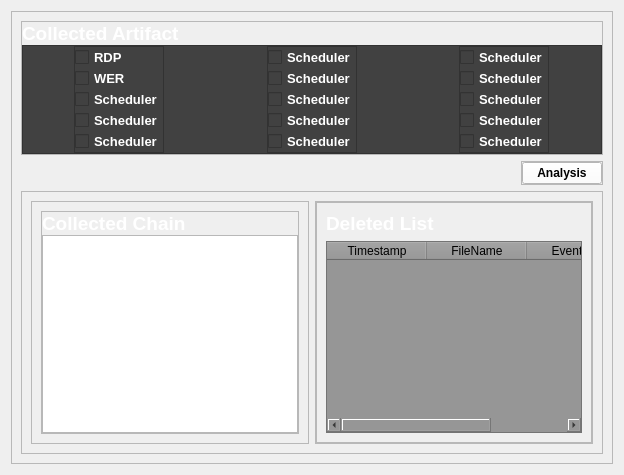
            <widget class="QWidget" name="page_3">
             <layout class="QVBoxLayout" name="verticalLayout_8">
              <item>
               <widget class="QFrame" name="frame_14">
                <property name="frameShape">
                 <enum>QFrame::StyledPanel</enum>
                </property>
                <property name="frameShadow">
                 <enum>QFrame::Raised</enum>
                </property>
                <layout class="QVBoxLayout" name="verticalLayout_21">
                 <item>
                  <widget class="QFrame" name="frame_15">
                   <property name="sizePolicy">
                    <sizepolicy hsizetype="Preferred" vsizetype="Preferred">
                     <horstretch>0</horstretch>
                     <verstretch>0</verstretch>
                    </sizepolicy>
                   </property>
                   <property name="frameShape">
                    <enum>QFrame::StyledPanel</enum>
                   </property>
                   <property name="frameShadow">
                    <enum>QFrame::Raised</enum>
                   </property>
                   <layout class="QVBoxLayout" name="verticalLayout_16">
                    <property name="spacing">
                     <number>0</number>
                    </property>
                    <property name="leftMargin">
                     <number>0</number>
                    </property>
                    <property name="topMargin">
                     <number>0</number>
                    </property>
                    <property name="rightMargin">
                     <number>0</number>
                    </property>
                    <property name="bottomMargin">
                     <number>0</number>
                    </property>
                    <item alignment="Qt::AlignTop">
                     <widget class="QLabel" name="label_15">
                      <property name="font">
                       <font>
                        <pointsize>14</pointsize>
                        <weight>75</weight>
                        <bold>true</bold>
                       </font>
                      </property>
                      <property name="styleSheet">
                       <string notr="true">color: #FFFFFF</string>
                      </property>
                      <property name="text">
                       <string>Collected Artifact</string>
                      </property>
                     </widget>
                    </item>
                    <item>
                     <widget class="QFrame" name="frame_9">
                      <property name="sizePolicy">
                       <sizepolicy hsizetype="Preferred" vsizetype="Expanding">
                        <horstretch>0</horstretch>
                        <verstretch>0</verstretch>
                       </sizepolicy>
                      </property>
                      <property name="styleSheet">
                       <string notr="true">background-color: rgb(65, 65, 65);</string>
                      </property>
                      <property name="frameShape">
                       <enum>QFrame::StyledPanel</enum>
                      </property>
                      <property name="frameShadow">
                       <enum>QFrame::Raised</enum>
                      </property>
                      <layout class="QHBoxLayout" name="horizontalLayout_8">
                       <property name="spacing">
                        <number>0</number>
                       </property>
                       <property name="leftMargin">
                        <number>0</number>
                       </property>
                       <property name="topMargin">
                        <number>0</number>
                       </property>
                       <property name="rightMargin">
                        <number>0</number>
                       </property>
                       <property name="bottomMargin">
                        <number>0</number>
                       </property>
                       <item alignment="Qt::AlignHCenter">
                        <widget class="QFrame" name="frame_24">
                         <property name="sizePolicy">
                          <sizepolicy hsizetype="Expanding" vsizetype="Preferred">
                           <horstretch>0</horstretch>
                           <verstretch>0</verstretch>
                          </sizepolicy>
                         </property>
                         <property name="frameShape">
                          <enum>QFrame::StyledPanel</enum>
                         </property>
                         <property name="frameShadow">
                          <enum>QFrame::Raised</enum>
                         </property>
                         <layout class="QVBoxLayout" name="verticalLayout_17">
                          <property name="spacing">
                           <number>0</number>
                          </property>
                          <property name="leftMargin">
                           <number>0</number>
                          </property>
                          <property name="topMargin">
                           <number>0</number>
                          </property>
                          <property name="rightMargin">
                           <number>0</number>
                          </property>
                          <property name="bottomMargin">
                           <number>0</number>
                          </property>
                          <item>
                           <widget class="QCheckBox" name="checkBox">
                            <property name="font">
                             <font>
                              <pointsize>10</pointsize>
                              <weight>75</weight>
                              <bold>true</bold>
                             </font>
                            </property>
                            <property name="styleSheet">
                             <string notr="true">color: rgb(255, 255, 255);</string>
                            </property>
                            <property name="text">
                             <string>RDP</string>
                            </property>
                           </widget>
                          </item>
                          <item>
                           <widget class="QCheckBox" name="checkBox_2">
                            <property name="font">
                             <font>
                              <pointsize>10</pointsize>
                              <weight>75</weight>
                              <bold>true</bold>
                             </font>
                            </property>
                            <property name="styleSheet">
                             <string notr="true">color: rgb(255, 255, 255);</string>
                            </property>
                            <property name="text">
                             <string>WER</string>
                            </property>
                           </widget>
                          </item>
                          <item>
                           <widget class="QCheckBox" name="checkBox_3">
                            <property name="font">
                             <font>
                              <pointsize>10</pointsize>
                              <weight>75</weight>
                              <bold>true</bold>
                             </font>
                            </property>
                            <property name="styleSheet">
                             <string notr="true">color: rgb(255, 255, 255);</string>
                            </property>
                            <property name="text">
                             <string>Scheduler</string>
                            </property>
                           </widget>
                          </item>
                          <item>
                           <widget class="QCheckBox" name="checkBox_4">
                            <property name="font">
                             <font>
                              <pointsize>10</pointsize>
                              <weight>75</weight>
                              <bold>true</bold>
                             </font>
                            </property>
                            <property name="styleSheet">
                             <string notr="true">color: rgb(255, 255, 255);</string>
                            </property>
                            <property name="text">
                             <string>Scheduler</string>
                            </property>
                           </widget>
                          </item>
                          <item>
                           <widget class="QCheckBox" name="checkBox_5">
                            <property name="font">
                             <font>
                              <pointsize>10</pointsize>
                              <weight>75</weight>
                              <bold>true</bold>
                             </font>
                            </property>
                            <property name="styleSheet">
                             <string notr="true">color: rgb(255, 255, 255);</string>
                            </property>
                            <property name="text">
                             <string>Scheduler</string>
                            </property>
                           </widget>
                          </item>
                         </layout>
                        </widget>
                       </item>
                       <item alignment="Qt::AlignHCenter">
                        <widget class="QFrame" name="frame_25">
                         <property name="sizePolicy">
                          <sizepolicy hsizetype="Expanding" vsizetype="Preferred">
                           <horstretch>0</horstretch>
                           <verstretch>0</verstretch>
                          </sizepolicy>
                         </property>
                         <property name="frameShape">
                          <enum>QFrame::StyledPanel</enum>
                         </property>
                         <property name="frameShadow">
                          <enum>QFrame::Raised</enum>
                         </property>
                         <layout class="QVBoxLayout" name="verticalLayout_31">
                          <property name="spacing">
                           <number>0</number>
                          </property>
                          <property name="leftMargin">
                           <number>0</number>
                          </property>
                          <property name="topMargin">
                           <number>0</number>
                          </property>
                          <property name="rightMargin">
                           <number>0</number>
                          </property>
                          <property name="bottomMargin">
                           <number>0</number>
                          </property>
                          <item>
                           <widget class="QCheckBox" name="checkBox_7">
                            <property name="font">
                             <font>
                              <pointsize>10</pointsize>
                              <weight>75</weight>
                              <bold>true</bold>
                             </font>
                            </property>
                            <property name="styleSheet">
                             <string notr="true">color: rgb(255, 255, 255);</string>
                            </property>
                            <property name="text">
                             <string>Scheduler</string>
                            </property>
                           </widget>
                          </item>
                          <item>
                           <widget class="QCheckBox" name="checkBox_6">
                            <property name="font">
                             <font>
                              <pointsize>10</pointsize>
                              <weight>75</weight>
                              <bold>true</bold>
                             </font>
                            </property>
                            <property name="styleSheet">
                             <string notr="true">color: rgb(255, 255, 255);</string>
                            </property>
                            <property name="text">
                             <string>Scheduler</string>
                            </property>
                           </widget>
                          </item>
                          <item>
                           <widget class="QCheckBox" name="checkBox_8">
                            <property name="font">
                             <font>
                              <pointsize>10</pointsize>
                              <weight>75</weight>
                              <bold>true</bold>
                             </font>
                            </property>
                            <property name="styleSheet">
                             <string notr="true">color: rgb(255, 255, 255);</string>
                            </property>
                            <property name="text">
                             <string>Scheduler</string>
                            </property>
                           </widget>
                          </item>
                          <item>
                           <widget class="QCheckBox" name="checkBox_9">
                            <property name="font">
                             <font>
                              <pointsize>10</pointsize>
                              <weight>75</weight>
                              <bold>true</bold>
                             </font>
                            </property>
                            <property name="styleSheet">
                             <string notr="true">color: rgb(255, 255, 255);</string>
                            </property>
                            <property name="text">
                             <string>Scheduler</string>
                            </property>
                           </widget>
                          </item>
                          <item>
                           <widget class="QCheckBox" name="checkBox_10">
                            <property name="font">
                             <font>
                              <pointsize>10</pointsize>
                              <weight>75</weight>
                              <bold>true</bold>
                             </font>
                            </property>
                            <property name="styleSheet">
                             <string notr="true">color: rgb(255, 255, 255);</string>
                            </property>
                            <property name="text">
                             <string>Scheduler</string>
                            </property>
                           </widget>
                          </item>
                         </layout>
                        </widget>
                       </item>
                       <item alignment="Qt::AlignHCenter">
                        <widget class="QFrame" name="frame_26">
                         <property name="sizePolicy">
                          <sizepolicy hsizetype="Expanding" vsizetype="Preferred">
                           <horstretch>0</horstretch>
                           <verstretch>0</verstretch>
                          </sizepolicy>
                         </property>
                         <property name="frameShape">
                          <enum>QFrame::StyledPanel</enum>
                         </property>
                         <property name="frameShadow">
                          <enum>QFrame::Raised</enum>
                         </property>
                         <layout class="QVBoxLayout" name="verticalLayout_32">
                          <property name="spacing">
                           <number>0</number>
                          </property>
                          <property name="leftMargin">
                           <number>0</number>
                          </property>
                          <property name="topMargin">
                           <number>0</number>
                          </property>
                          <property name="rightMargin">
                           <number>0</number>
                          </property>
                          <property name="bottomMargin">
                           <number>0</number>
                          </property>
                          <item>
                           <widget class="QCheckBox" name="checkBox_12">
                            <property name="font">
                             <font>
                              <pointsize>10</pointsize>
                              <weight>75</weight>
                              <bold>true</bold>
                             </font>
                            </property>
                            <property name="styleSheet">
                             <string notr="true">color: rgb(255, 255, 255);</string>
                            </property>
                            <property name="text">
                             <string>Scheduler</string>
                            </property>
                           </widget>
                          </item>
                          <item>
                           <widget class="QCheckBox" name="checkBox_11">
                            <property name="font">
                             <font>
                              <pointsize>10</pointsize>
                              <weight>75</weight>
                              <bold>true</bold>
                             </font>
                            </property>
                            <property name="styleSheet">
                             <string notr="true">color: rgb(255, 255, 255);</string>
                            </property>
                            <property name="text">
                             <string>Scheduler</string>
                            </property>
                           </widget>
                          </item>
                          <item>
                           <widget class="QCheckBox" name="checkBox_13">
                            <property name="font">
                             <font>
                              <pointsize>10</pointsize>
                              <weight>75</weight>
                              <bold>true</bold>
                             </font>
                            </property>
                            <property name="styleSheet">
                             <string notr="true">color: rgb(255, 255, 255);</string>
                            </property>
                            <property name="text">
                             <string>Scheduler</string>
                            </property>
                           </widget>
                          </item>
                          <item>
                           <widget class="QCheckBox" name="checkBox_14">
                            <property name="font">
                             <font>
                              <pointsize>10</pointsize>
                              <weight>75</weight>
                              <bold>true</bold>
                             </font>
                            </property>
                            <property name="styleSheet">
                             <string notr="true">color: rgb(255, 255, 255);</string>
                            </property>
                            <property name="text">
                             <string>Scheduler</string>
                            </property>
                           </widget>
                          </item>
                          <item>
                           <widget class="QCheckBox" name="checkBox_15">
                            <property name="font">
                             <font>
                              <pointsize>10</pointsize>
                              <weight>75</weight>
                              <bold>true</bold>
                             </font>
                            </property>
                            <property name="styleSheet">
                             <string notr="true">color: rgb(255, 255, 255);</string>
                            </property>
                            <property name="text">
                             <string>Scheduler</string>
                            </property>
                           </widget>
                          </item>
                         </layout>
                        </widget>
                       </item>
                      </layout>
                     </widget>
                    </item>
                   </layout>
                  </widget>
                 </item>
                 <item alignment="Qt::AlignRight|Qt::AlignVCenter">
                  <widget class="QFrame" name="frame_16">
                   <property name="frameShape">
                    <enum>QFrame::StyledPanel</enum>
                   </property>
                   <property name="frameShadow">
                    <enum>QFrame::Raised</enum>
                   </property>
                   <layout class="QVBoxLayout" name="verticalLayout_22">
                    <property name="spacing">
                     <number>0</number>
                    </property>
                    <property name="leftMargin">
                     <number>0</number>
                    </property>
                    <property name="topMargin">
                     <number>0</number>
                    </property>
                    <property name="rightMargin">
                     <number>0</number>
                    </property>
                    <property name="bottomMargin">
                     <number>0</number>
                    </property>
                    <item>
                     <widget class="QPushButton" name="pushButton_3">
                      <property name="font">
                       <font>
                        <weight>75</weight>
                        <bold>true</bold>
                       </font>
                      </property>
                      <property name="styleSheet">
                       <string notr="true">color: rgb(0, 0, 0);
background-color: rgb(255, 255, 255);</string>
                      </property>
                      <property name="text">
                       <string>Analysis</string>
                      </property>
                     </widget>
                    </item>
                   </layout>
                  </widget>
                 </item>
                 <item>
                  <widget class="QFrame" name="frame_17">
                   <property name="sizePolicy">
                    <sizepolicy hsizetype="Preferred" vsizetype="Expanding">
                     <horstretch>0</horstretch>
                     <verstretch>0</verstretch>
                    </sizepolicy>
                   </property>
                   <property name="frameShape">
                    <enum>QFrame::StyledPanel</enum>
                   </property>
                   <property name="frameShadow">
                    <enum>QFrame::Raised</enum>
                   </property>
                   <layout class="QHBoxLayout" name="horizontalLayout_6">
                    <item alignment="Qt::AlignLeft">
                     <widget class="QFrame" name="frame_18">
                      <property name="sizePolicy">
                       <sizepolicy hsizetype="Preferred" vsizetype="Expanding">
                        <horstretch>0</horstretch>
                        <verstretch>0</verstretch>
                       </sizepolicy>
                      </property>
                      <property name="frameShape">
                       <enum>QFrame::StyledPanel</enum>
                      </property>
                      <property name="frameShadow">
                       <enum>QFrame::Raised</enum>
                      </property>
                      <layout class="QVBoxLayout" name="verticalLayout_25">
                       <item>
                        <widget class="QFrame" name="frame_20">
                         <property name="frameShape">
                          <enum>QFrame::StyledPanel</enum>
                         </property>
                         <property name="frameShadow">
                          <enum>QFrame::Raised</enum>
                         </property>
                         <layout class="QVBoxLayout" name="verticalLayout_26">
                          <property name="spacing">
                           <number>0</number>
                          </property>
                          <property name="leftMargin">
                           <number>0</number>
                          </property>
                          <property name="topMargin">
                           <number>0</number>
                          </property>
                          <property name="rightMargin">
                           <number>0</number>
                          </property>
                          <property name="bottomMargin">
                           <number>0</number>
                          </property>
                          <item>
                           <widget class="QLabel" name="label_3">
                            <property name="font">
                             <font>
                              <pointsize>14</pointsize>
                              <weight>75</weight>
                              <bold>true</bold>
                             </font>
                            </property>
                            <property name="styleSheet">
                             <string notr="true">color: #FFFFFF</string>
                            </property>
                            <property name="text">
                             <string>Collected Chain</string>
                            </property>
                           </widget>
                          </item>
                          <item>
                           <widget class="QTextBrowser" name="textBrowser_2"/>
                          </item>
                         </layout>
                        </widget>
                       </item>
                      </layout>
                     </widget>
                    </item>
                    <item>
                     <widget class="QFrame" name="frame_19">
                      <property name="frameShape">
                       <enum>QFrame::StyledPanel</enum>
                      </property>
                      <property name="frameShadow">
                       <enum>QFrame::Raised</enum>
                      </property>
                      <layout class="QVBoxLayout" name="verticalLayout_23">
                       <property name="spacing">
                        <number>0</number>
                       </property>
                       <property name="leftMargin">
                        <number>0</number>
                       </property>
                       <property name="topMargin">
                        <number>0</number>
                       </property>
                       <property name="rightMargin">
                        <number>0</number>
                       </property>
                       <property name="bottomMargin">
                        <number>0</number>
                       </property>
                       <item>
                        <widget class="QFrame" name="frame_21">
                         <property name="sizePolicy">
                          <sizepolicy hsizetype="Preferred" vsizetype="Expanding">
                           <horstretch>0</horstretch>
                           <verstretch>0</verstretch>
                          </sizepolicy>
                         </property>
                         <property name="frameShape">
                          <enum>QFrame::StyledPanel</enum>
                         </property>
                         <property name="frameShadow">
                          <enum>QFrame::Raised</enum>
                         </property>
                         <layout class="QVBoxLayout" name="verticalLayout_24">
                          <item>
                           <widget class="QLabel" name="label_9">
                            <property name="font">
                             <font>
                              <pointsize>14</pointsize>
                              <weight>75</weight>
                              <bold>true</bold>
                             </font>
                            </property>
                            <property name="styleSheet">
                             <string notr="true">color: #FFFFFF</string>
                            </property>
                            <property name="text">
                             <string>Deleted List</string>
                            </property>
                           </widget>
                          </item>
                          <item>
                           <widget class="QTableWidget" name="Table_Deleted">
                            <property name="styleSheet">
                             <string notr="true">background-color: rgb(150, 150, 150);
color: rgb(0, 0, 0);</string>
                            </property>
                            <property name="sortingEnabled">
                             <bool>true</bool>
                            </property>
                            <attribute name="horizontalHeaderCascadingSectionResizes">
                             <bool>false</bool>
                            </attribute>
                            <attribute name="verticalHeaderCascadingSectionResizes">
                             <bool>false</bool>
                            </attribute>
                            <column>
                             <property name="text">
                              <string>Timestamp</string>
                             </property>
                            </column>
                            <column>
                             <property name="text">
                              <string>FileName</string>
                             </property>
                            </column>
                            <column>
                             <property name="text">
                              <string>EventInfo</string>
                             </property>
                            </column>
                           </widget>
                          </item>
                         </layout>
                        </widget>
                       </item>
                      </layout>
                     </widget>
                    </item>
                   </layout>
                  </widget>
                 </item>
                </layout>
               </widget>
              </item>
             </layout>
            </widget>
